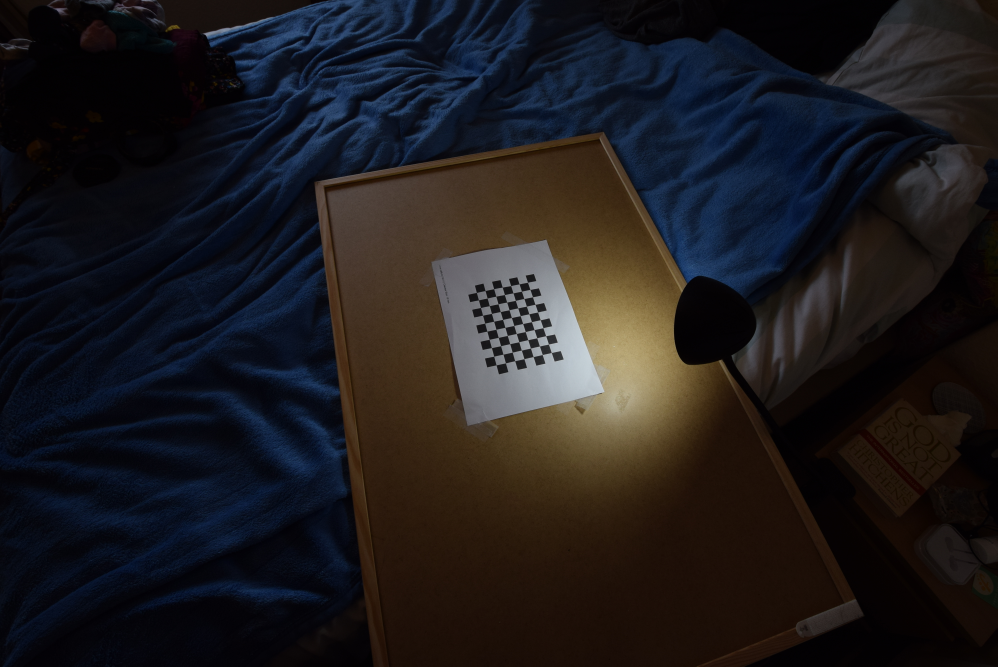
#> input picture Code/OpenCV/10mm/DSC_3437.JPG, 2992 x 2000 px (shown at 1/3 size); its folder holds only this picture in this run
$ python find_pattern.py
#> lines starting #> are read from the running program, lines starting #| are printed output that depends on the picture
#!/usr/bin/env python
# coding: utf-8

# In[1]:


# necessary modules
import numpy as np      # for maths
import cv2 as cv        # for camera tools
import glob
import os
import sys, time


# In[2]:


# termination criteria
criteria = (cv.TermCriteria_EPS + cv.TermCriteria_MAX_ITER, 30, 0.001)

cols, rows = 7, 10

shape = (cols, rows)


# In[3]:


# prepare object points
# prepare object points
objp = np.zeros((cols*rows,3), np.float32) # zero array for 8 x 11 circle board
objp[:,:2] = np.mgrid[0:cols,0:rows].T.reshape(-1,2)  # format shape of array

# arrays to store object points and image points
objpoints = []
imgpoints = []


# In[4]:


# read the image file(s)
images = glob.glob("*.JPG")

folder = "found_patterns"

# if the folder doesn't exist, make it
if not os.path.exists(folder):
    os.mkdir(folder)

# folder file path
path = "{}/{}".format(os.getcwd(), folder)

counter, success = 1, 0
size = (cols,rows)   # (cols, rows)
startTime = time.time()

path = '{}/{}'.format(os.getcwd(),folder)

for fname in images:

    # progress counter
    percent_done = counter * 100 / len(images)
    sys.stdout.write('\r' + "Image {:.0f} of {:.0f}. Time elapsed: {:.0f} s".format(counter, len(images), time.time()-startTime))
    counter += 1

    # full size image for best accuracy
    img = cv.imread(fname)
#> img is the input picture: shape (2000, 2992, 3); mean B, G, R 29.5, 27.6, 30

    # resize the image to make it more manageable
    #reimg = cv.resize(img, (800, 600))    # (1149, 766) works
    reimg = img

    # scale factor
    factor = img.shape[1]/reimg.shape[1]
#> factor = 1

    # convert to gray
    gray = cv.cvtColor(img, cv.COLOR_BGR2GRAY)
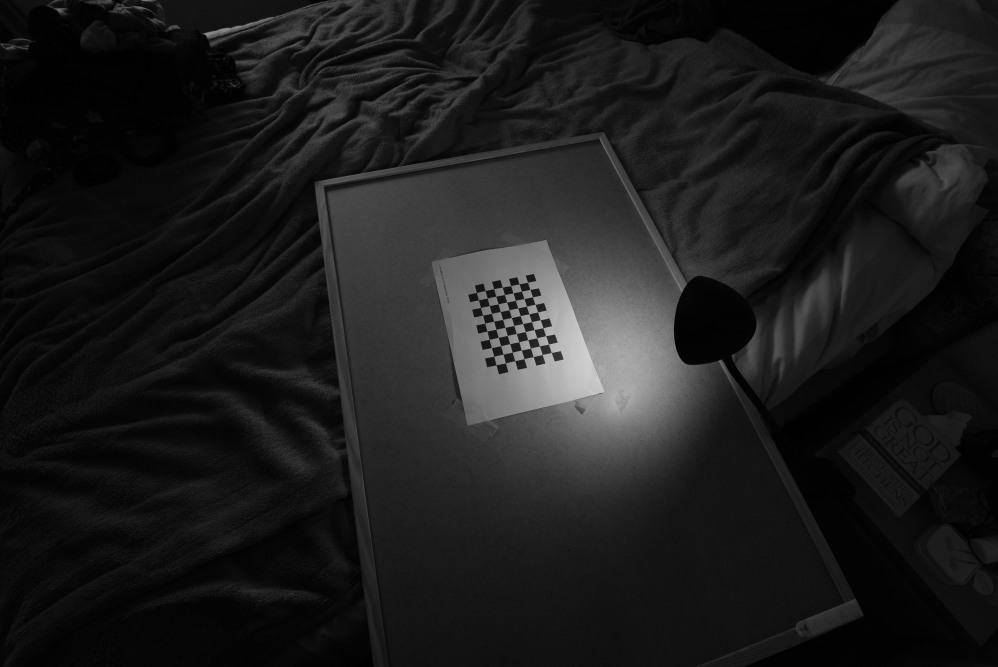
#> gray: shape (2000, 2992) (shown at 1/3 size); min 0, max 215, mean 28.5

    # find checkerboard corners
    ret, centres = cv.findChessboardCorners(gray, size,
                                        flags=cv.CALIB_CB_ADAPTIVE_THRESH
                                           + cv.CALIB_CB_NORMALIZE_IMAGE)
#> ret = True; centres = 70 rows, first 8: [1654.9, 1058.6], [1627.6, 1064.6], [1600.4, 1070.8], [1572.7, 1077.2], [1545.2, 1083.3], [1517.2, 1089.6], [1489.2, 1095.8], [1646.4, 1033.2]

    if ret == True:
        success += 1
        sys.stdout.write("\r"+"Pattern found... Time elapsed {:.0f}".format(
                                                                    time.time()-startTime))
        objpoints.append(objp)

        centres2 = centres
#> centres2 has the same summary as centres
        centres2 = cv.cornerSubPix(gray, centres, (11,11), (-1,-1),
                                   criteria)
#> centres2 = 70 rows, first 8: [1654.8, 1058.6], [1627.6, 1064.6], [1600.3, 1070.7], [1572.8, 1077.2], [1545.1, 1083.2], [1517.2, 1089.7], [1489.1, 1095.6], [1646.4, 1033.2]

        imgpoints.append(centres2)

        # draw and display the patterns
        drawimg = cv.drawChessboardCorners(reimg, size, centres2/factor, ret)

        #cv.imshow("img", drawimg)
        cv.imwrite(os.path.join(path , '{}.png'.format(success)), drawimg)

        cv.waitKey(200)

    else:
        sys.stdout.write("\r" + "{:.0f} %, Pattern not found...".format(percent_done))

cv.destroyAllWindows()

sys.stdout.write("\r" +"Succeeded for {}/{} images".format(success,len(images)))

outfile = "data_points.npz"

np.savez(outfile, objpoints=objpoints, imgpoints=imgpoints)

$ run again, on Code/OpenCV/10mm/DSC_3448.JPG
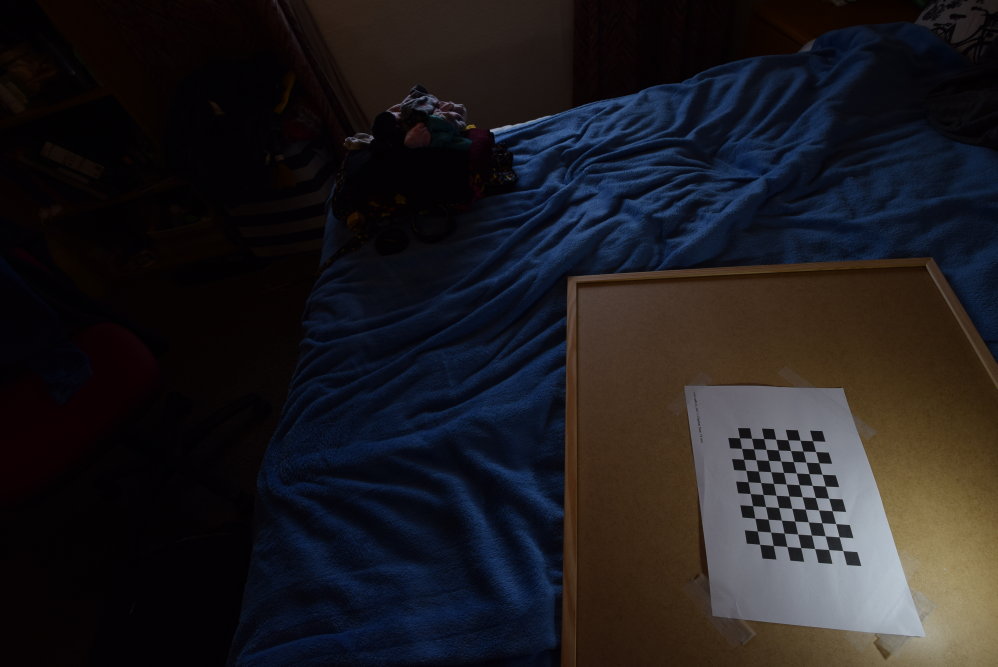
#> input picture Code/OpenCV/10mm/DSC_3448.JPG, 2992 x 2000 px (shown at 1/3 size)
#> img is the input picture: shape (2000, 2992, 3); mean B, G, R 30.9, 27.9, 30.2
#> `gray = cv.cvtColor(img, cv.COLOR_BGR2GRAY)`:
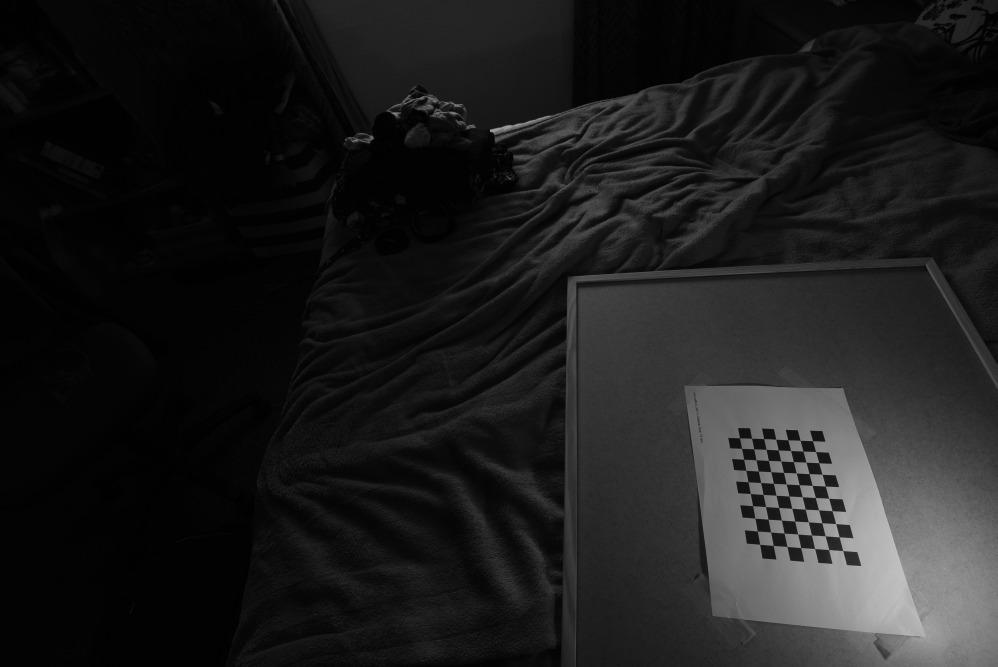
#> gray: shape (2000, 2992) (shown at 1/3 size); min 0, max 197, mean 28.9
#> ret = True; centres = 70 rows, first 8: [2529.1, 1652.7], [2486.8, 1649.6], [2444.9, 1646.6], [2403, 1643.5], [2361.6, 1640.4], [2320.5, 1637.3], [2279.8, 1633.8], [2518.3, 1611.5]
#> `centres2 = centres`: centres2 has the same summary as centres
#> `centres2 = cv.cornerSubPix(gray, centres, (11,11), (-1,-1), criteria)`: centres2 = 70 rows, first 8: [2529.2, 1652.7], [2487, 1649.6], [2444.9, 1646.6], [2403, 1643.7], [2361.7, 1640.4], [2320.5, 1637.4], [2279.9, 1633.7], [2518.4, 1611.6]

$ run again, on Code/OpenCV/10mm/DSC_3449.JPG
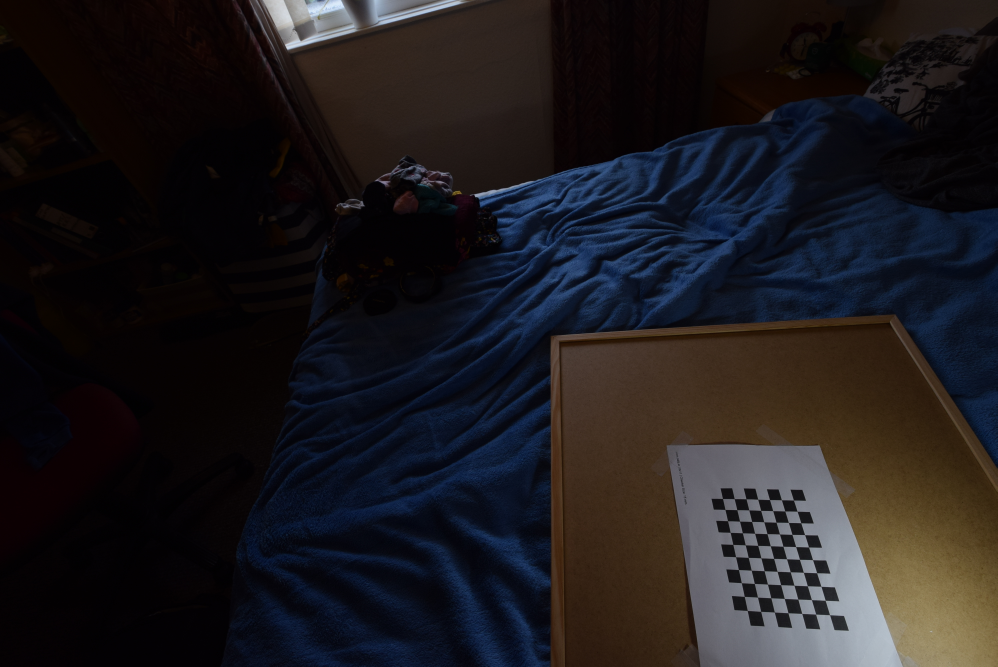
#> input picture Code/OpenCV/10mm/DSC_3449.JPG, 2992 x 2000 px (shown at 1/3 size)
#> img is the input picture: shape (2000, 2992, 3); mean B, G, R 29.3, 26.7, 29.4
#> `gray = cv.cvtColor(img, cv.COLOR_BGR2GRAY)`:
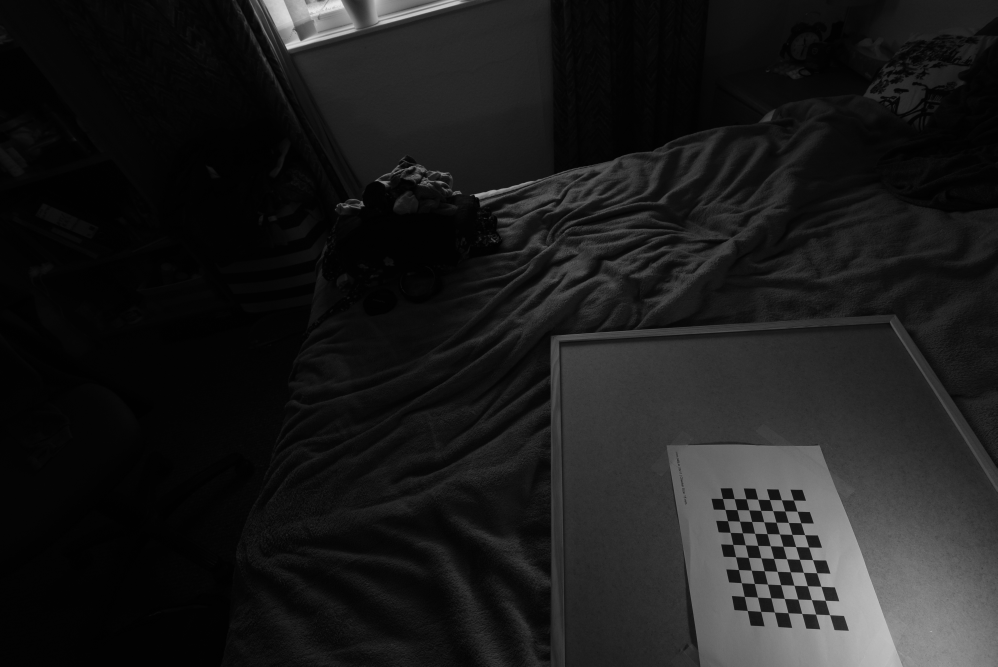
#> gray: shape (2000, 2992) (shown at 1/3 size); min 0, max 241, mean 27.8
#> ret = True; centres = 70 rows, first 8: [2489.6, 1845.4], [2447.8, 1843.3], [2406.4, 1841.4], [2364.7, 1839.3], [2323.8, 1837.2], [2283, 1835], [2242.5, 1832.5], [2476.4, 1801.7]
#> `centres2 = centres`: centres2 has the same summary as centres
#> `centres2 = cv.cornerSubPix(gray, centres, (11,11), (-1,-1), criteria)`: centres2 = 70 rows, first 8: [2489.6, 1845.3], [2447.9, 1843.3], [2406.3, 1841.3], [2364.8, 1839.3], [2323.9, 1837.1], [2283, 1835], [2242.6, 1832.4], [2476.4, 1801.7]

$ run again, on Code/OpenCV/10mm/DSC_3451.JPG
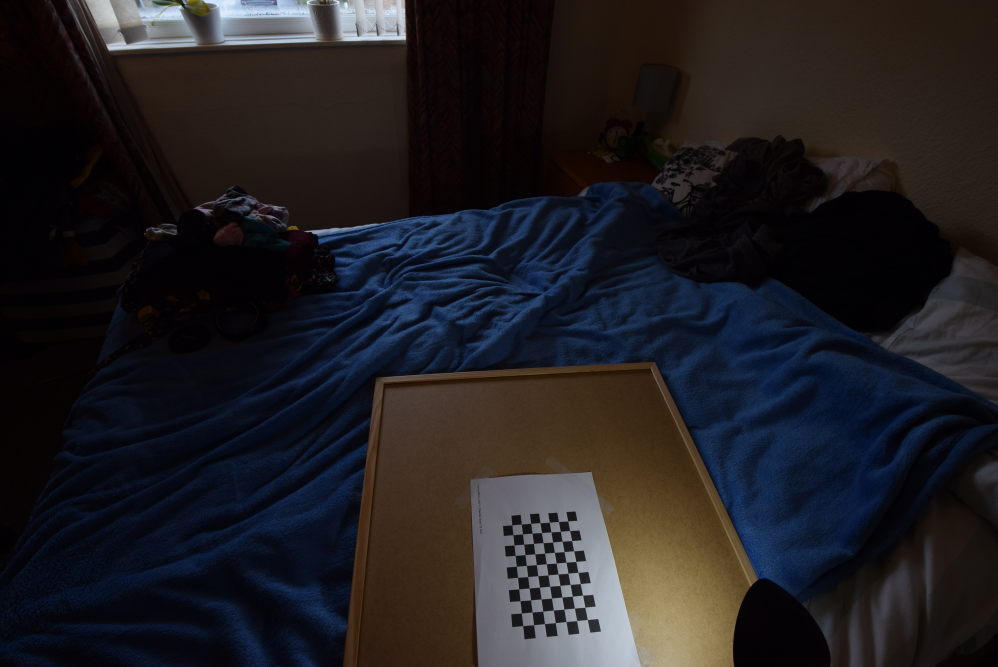
#> input picture Code/OpenCV/10mm/DSC_3451.JPG, 2992 x 2000 px (shown at 1/3 size)
#> img is the input picture: shape (2000, 2992, 3); mean B, G, R 33.9, 30.5, 32.5
#> `gray = cv.cvtColor(img, cv.COLOR_BGR2GRAY)`:
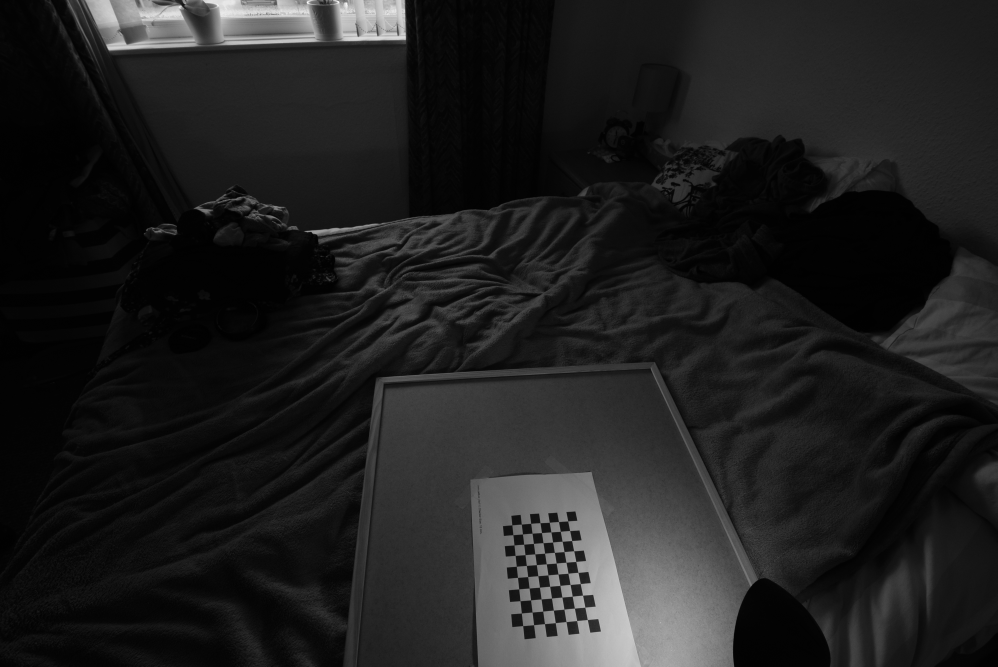
#> gray: shape (2000, 2992) (shown at 1/3 size); min 0, max 254, mean 31.5
#> ret = True; centres = 70 rows, first 8: [1762.7, 1859.6], [1730.9, 1862.5], [1699.1, 1865.7], [1666.6, 1869], [1634.3, 1872], [1601.7, 1875.1], [1569, 1878], [1755.5, 1822.4]
#> `centres2 = centres`: centres2 has the same summary as centres
#> `centres2 = cv.cornerSubPix(gray, centres, (11,11), (-1,-1), criteria)`: centres2 = 70 rows, first 8: [1762.8, 1859.6], [1731, 1862.6], [1699, 1865.8], [1666.7, 1869.1], [1634.4, 1872], [1601.7, 1875.2], [1569.1, 1878], [1755.6, 1822.5]

$ run again, on Code/OpenCV/10mm/DSC_3439.JPG
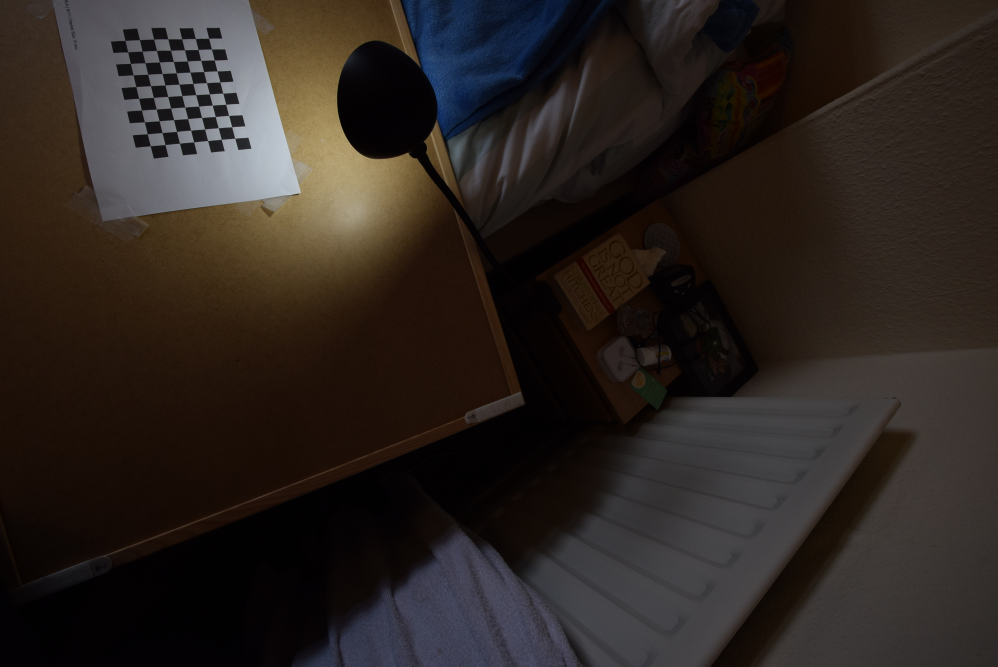
#> input picture Code/OpenCV/10mm/DSC_3439.JPG, 2992 x 2000 px (shown at 1/3 size)
#> img is the input picture: shape (2000, 2992, 3); mean B, G, R 32.4, 36.6, 44
#> `gray = cv.cvtColor(img, cv.COLOR_BGR2GRAY)`:
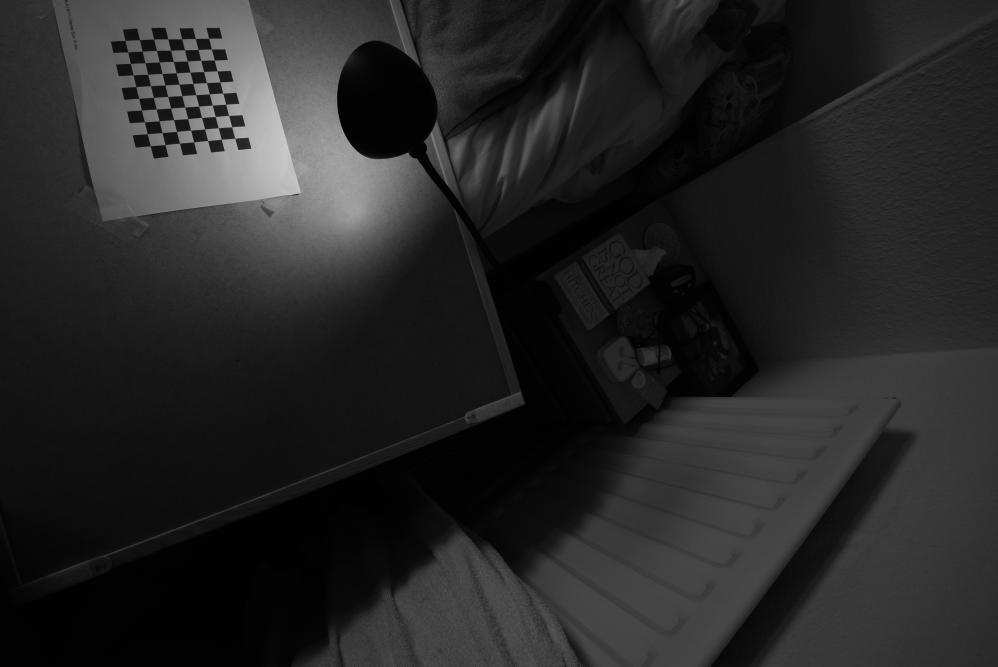
#> gray: shape (2000, 2992) (shown at 1/3 size); min 0, max 207, mean 38.3
#> ret = True; centres = 70 rows, first 8: [705.2, 415.5], [664.6, 418.9], [623.8, 422.6], [581.8, 426.6], [539.3, 430.5], [496.1, 434.7], [451.6, 438.6], [696, 381.3]
#> `centres2 = centres`: centres2 has the same summary as centres
#> `centres2 = cv.cornerSubPix(gray, centres, (11,11), (-1,-1), criteria)`: centres2 = 70 rows, first 8: [705.2, 415.5], [664.6, 418.8], [623.7, 422.6], [581.8, 426.6], [539.4, 430.5], [496.1, 434.8], [451.7, 438.6], [696.1, 381.3]
